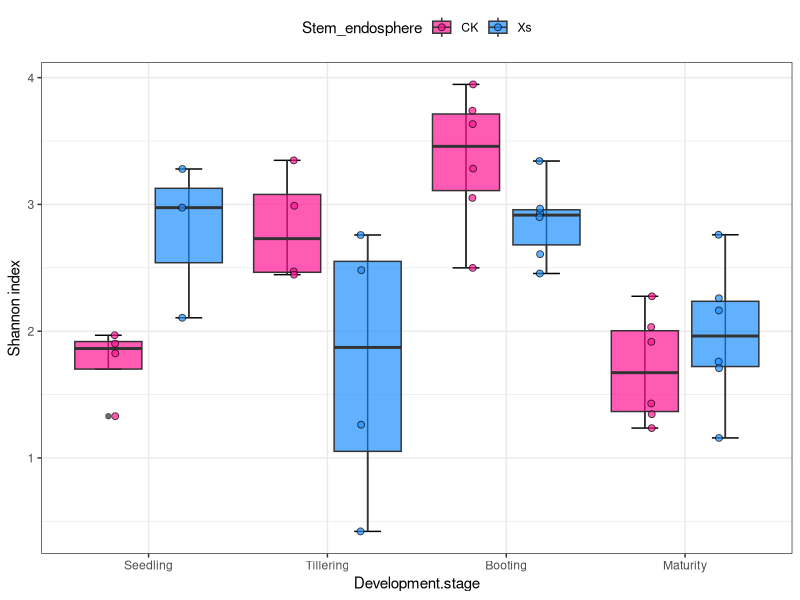
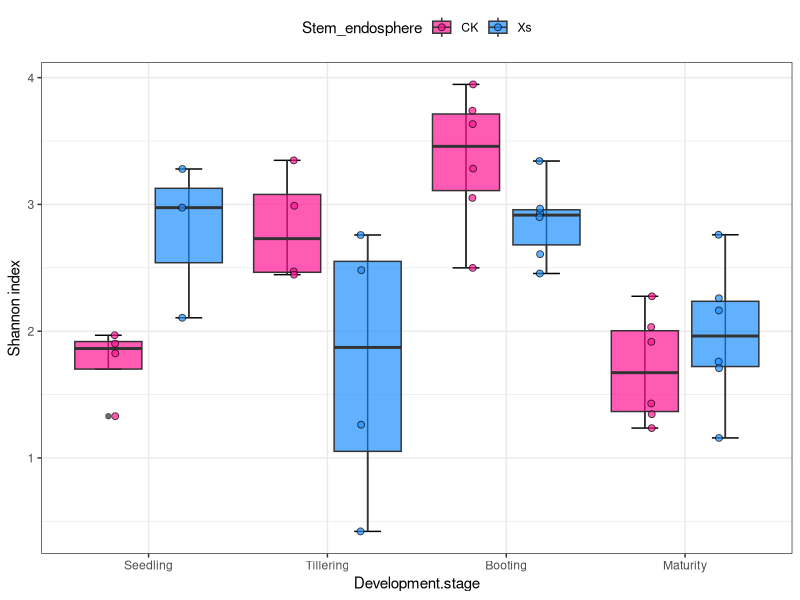

These charts were generated, in order, by the following R code:
#Result1,Figuer D,alpha_diversity
#Author: Xing Wang

getwd()
rm(list = ls())

library(tidyverse)
df<-read.csv("stem.csv")
head(df)

library(ggplot2)

df$Stem_endosphere <- factor(df$Stem_endosphere, levels=c('CK', 'Xs'))

p= ggplot(data=df,aes(x=factor(Development.stage,level = c("Seedling","Tillering","Booting","Maturity")), y=Shannon, fill=Stem_endosphere))+
  stat_boxplot(geom = "errorbar",
               width=0.3,
               position = position_dodge(0.9))+
  geom_boxplot(position = position_dodge(0.9),alpha=0.7)+
  
  geom_jitter(position=position_jitterdodge(0.01),size=2,shape=21,alpha=0.7)+
  theme_bw()+
  
  theme(legend.position = "top")+
  labs(x="Development.stage", y="Shannon index")+
  
  scale_fill_manual(values = c("#FF1493","#1E90FF"))

p
ggsave(paste("stem.pdf", sep=""), p, width = 3, height = 4)

p
ggsave(paste("stem.png", sep=""), p, width = 3, height = 4)

# 统计组间是否显著差异
# anova对指数与分组统计
Shannon_stats <- aov(Shannon ~ Anova, data = df)
summary(Shannon_stats)
# 使用TukeyHSD对组间进行检验，效正pvalue
Tukey_HSD_Shannon <- TukeyHSD(Shannon_stats, ordered = FALSE, conf.level = 0.95)
# 结果中提取需要的结果
Tukey_HSD_Shannon_table <- as.data.frame(Tukey_HSD_Shannon$Anova)
# 预览结果
Tukey_HSD_Shannon_table
# 保存结果到文件，按Pvaule值由小到大排序
write.table(Tukey_HSD_Shannon_table[order(Tukey_HSD_Shannon_table$p, decreasing=FALSE), ], file="stem_stat.txt",append = FALSE, quote = FALSE, sep="\t",eol = "\n", na = "NA", dec = ".", row.names = TRUE,col.names = TRUE)


